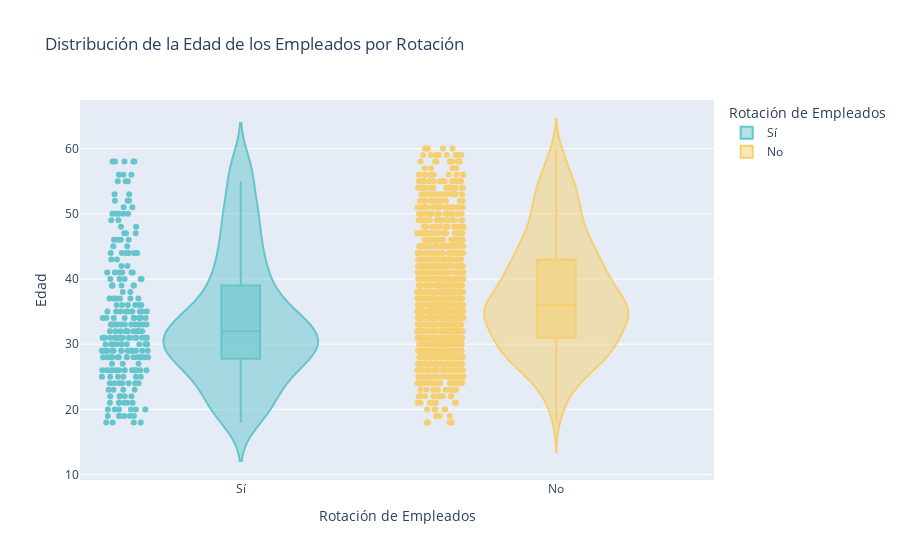

Notebook source saved alongside this figure:
### Code cell
import pandas as pd
import plotly.express as px
import os

# Definir la ruta del directorio de trabajo
output_dir = r'C:\Users\analista bd\Documents\Python Scripts\rotacion_empleados'  # Cambia esto a la ruta deseada

# Crear el directorio si no existe
os.makedirs(output_dir, exist_ok=True)

# Cargar los datos
df = pd.read_csv('Empleados.csv')

# Asegurar que la columna Attrition sea correcta
df['Attrition'] = df['Attrition'].apply(lambda x: 'Sí' if x == 'Yes' else 'No')

# Visualización: Gráfico de Violín de la Edad de los Empleados por Rotación
fig = px.violin(df, y='Age', x='Attrition', box=True, points='all',
                title='Distribución de la Edad de los Empleados por Rotación',
                labels={'Attrition': 'Rotación de Empleados', 'Age': 'Edad'},
                color='Attrition', color_discrete_sequence=px.colors.qualitative.Pastel)
fig.write_html(os.path.join(output_dir, 'fig5.html'))
fig.show()

### Figure 1 — Plotly figure (JSON) as saved in the notebook; plotly's stock layout.template omitted (floating-point values rounded to 4 significant figures; data arrays with more than 128 entries replaced by an {"elided": "..."} marker saying what was removed)
{"data": [{"alignmentgroup": "True", "box": {"visible": true}, "hovertemplate": "Rotación de Empleados=%{x}<br>Edad=%{y}<extra></extra>", "legendgroup": "Sí", "marker": {"color": "rgb(102, 197, 204)"}, "name": "Sí", "offsetgroup": "Sí", "orientation": "v", "points": "all", "scalegroup": "True", "showlegend": true, "type": "violin", "x": {"elided": "237 str values"}, "x0": " ", "xaxis": "x", "y": {"elided": "237 int values"}, "y0": " ", "yaxis": "y"}, {"alignmentgroup": "True", "box": {"visible": true}, "hovertemplate": "Rotación de Empleados=%{x}<br>Edad=%{y}<extra></extra>", "legendgroup": "No", "marker": {"color": "rgb(246, 207, 113)"}, "name": "No", "offsetgroup": "No", "orientation": "v", "points": "all", "scalegroup": "True", "showlegend": true, "type": "violin", "x": {"elided": "1233 str values"}, "x0": " ", "xaxis": "x", "y": {"elided": "1233 int values"}, "y0": " ", "yaxis": "y"}], "layout": {"legend": {"title": {"text": "Rotación de Empleados"}, "tracegroupgap": 0}, "title": {"text": "Distribución de la Edad de los Empleados por Rotación"}, "violinmode": "overlay", "xaxis": {"anchor": "y", "categoryarray": ["Sí", "No"], "categoryorder": "array", "domain": [0, 1], "title": {"text": "Rotación de Empleados"}}, "yaxis": {"anchor": "x", "domain": [0, 1], "title": {"text": "Edad"}}}}
